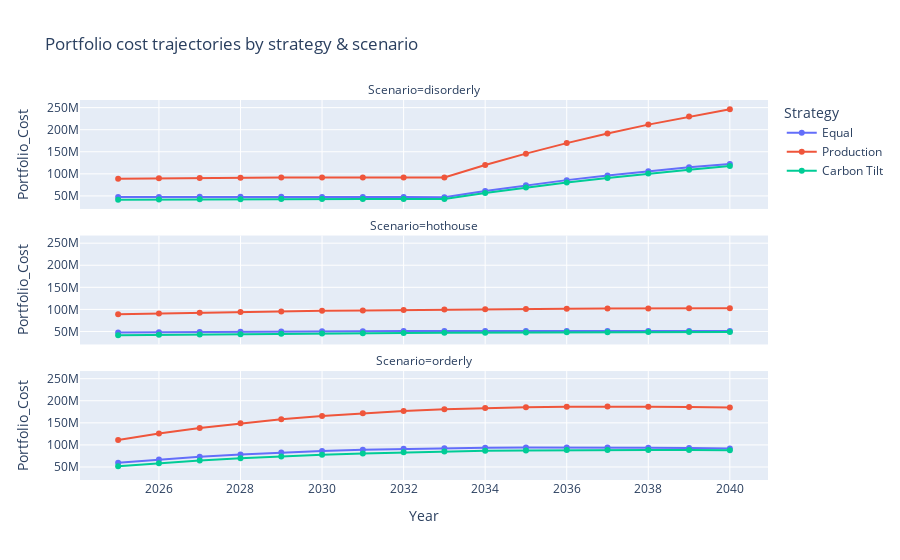
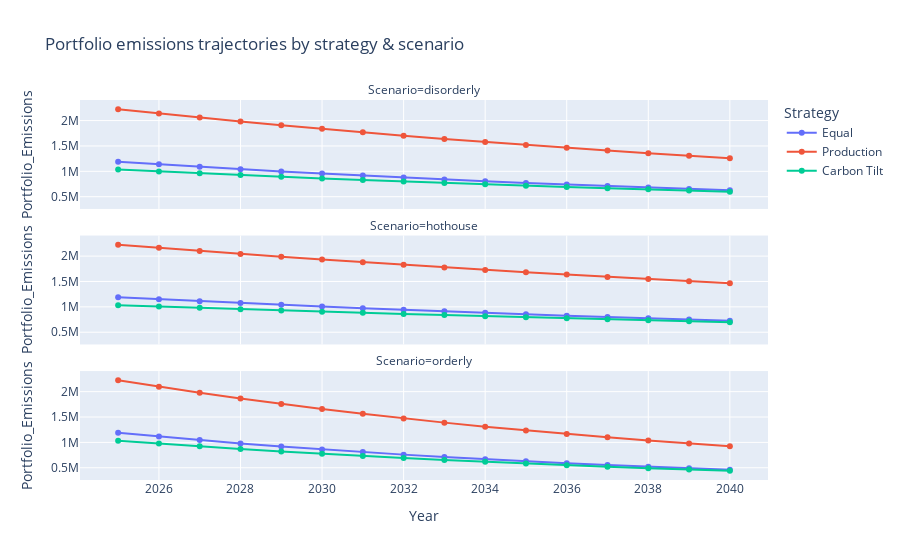

Notebook code cell kept with these figures, in order:
### Code cell
strategy_frames = []
for strategy_name, weight_col in MC_WEIGHT_STRATEGIES.items():
    port = compute_portfolio_trajectory(paths_df, weight_col, comp)
    port["Strategy"] = strategy_name
    strategy_frames.append(port)

port_all = pd.concat(strategy_frames, ignore_index=True)

fig = px.line(
    port_all,
    x="Year",
    y="Portfolio_Cost",
    color="Strategy",
    facet_col="Scenario",
    facet_col_wrap=1,
    title="Portfolio cost trajectories by strategy & scenario"
)
fig.update_traces(mode="lines+markers")
fig.show()

fig = px.line(
    port_all,
    x="Year",
    y="Portfolio_Emissions",
    color="Strategy",
    facet_col="Scenario",
    facet_col_wrap=1,
    title="Portfolio emissions trajectories by strategy & scenario"
)
fig.update_traces(mode="lines+markers")
fig.show()

port_summary = (
    port_all.loc[port_all["Year"].isin([2030, 2040])]
    .pivot_table(
        index=["Scenario", "Strategy"],
        columns="Year",
        values=["Portfolio_Cost", "Portfolio_Emissions"],
    )
)
port_summary.columns = [f"{metric}_{year}" for metric, year in port_summary.columns]
port_summary = port_summary.reset_index()

format_cols = port_summary.select_dtypes(include=[np.number]).columns
style = port_summary.style.format({col: "{0:,.0f}" for col in format_cols})
style = style.set_caption("Key portfolio metrics by strategy")
display(style)

### Figure 1 — Plotly figure (JSON) as saved in the notebook; plotly's stock layout.template omitted (floating-point values rounded to 4 significant figures)
{"data": [{"hovertemplate": "Strategy=Equal<br>Scenario=disorderly<br>Year=%{x}<br>Portfolio_Cost=%{y}<extra></extra>", "legendgroup": "Equal", "line": {"color": "#636efa", "dash": "solid"}, "marker": {"symbol": "circle"}, "mode": "lines+markers", "name": "Equal", "orientation": "v", "showlegend": true, "type": "scatter", "x": [2025, 2026, 2027, 2028, 2029, 2030, 2031, 2032, 2033, 2034, 2035, 2036, 2037, 2038, 2039, 2040], "xaxis": "x3", "y": [47560000.0, 47790000.0, 47920000.0, 47950000.0, 47910000.0, 47790000.0, 47600000.0, 47350000.0, 47040000.0, 61170000.0, 74050000.0, 85760000.0, 96390000.0, 106000000.0, 114700000.0, 122500000.0], "yaxis": "y3"}, {"hovertemplate": "Strategy=Equal<br>Scenario=hothouse<br>Year=%{x}<br>Portfolio_Cost=%{y}<extra></extra>", "legendgroup": "Equal", "line": {"color": "#636efa", "dash": "solid"}, "marker": {"symbol": "circle"}, "mode": "lines+markers", "name": "Equal", "orientation": "v", "showlegend": false, "type": "scatter", "x": [2025, 2026, 2027, 2028, 2029, 2030, 2031, 2032, 2033, 2034, 2035, 2036, 2037, 2038, 2039, 2040], "xaxis": "x2", "y": [47560000.0, 48280000.0, 48900000.0, 49440000.0, 49890000.0, 50270000.0, 50590000.0, 50830000.0, 51020000.0, 51150000.0, 51230000.0, 51250000.0, 51240000.0, 51170000.0, 51070000.0, 50940000.0], "yaxis": "y2"}, {"hovertemplate": "Strategy=Equal<br>Scenario=orderly<br>Year=%{x}<br>Portfolio_Cost=%{y}<extra></extra>", "legendgroup": "Equal", "line": {"color": "#636efa", "dash": "solid"}, "marker": {"symbol": "circle"}, "mode": "lines+markers", "name": "Equal", "orientation": "v", "showlegend": false, "type": "scatter", "x": [2025, 2026, 2027, 2028, 2029, 2030, 2031, 2032, 2033, 2034, 2035, 2036, 2037, 2038, 2039, 2040], "xaxis": "x", "y": [59450000.0, 66870000.0, 73150000.0, 78390000.0, 82710000.0, 86210000.0, 88970000.0, 91070000.0, 92590000.0, 93600000.0, 94140000.0, 94290000.0, 94070000.0, 93550000.0, 92760000.0, 91730000.0], "yaxis": "y"}, {"hovertemplate": "Strategy=Production<br>Scenario=disorderly<br>Year=%{x}<br>Portfolio_Cost=%{y}<extra></extra>", "legendgroup": "Production", "line": {"color": "#EF553B", "dash": "solid"}, "marker": {"symbol": "circle"}, "mode": "lines+markers", "name": "Production", "orientation": "v", "showlegend": true, "type": "scatter", "x": [2025, 2026, 2027, 2028, 2029, 2030, 2031, 2032, 2033, 2034, 2035, 2036, 2037, 2038, 2039, 2040], "xaxis": "x3", "y": [88970000.0, 89900000.0, 90640000.0, 91200000.0, 91600000.0, 91840000.0, 91940000.0, 91910000.0, 91760000.0, 119900000.0, 145800000.0, 169600000.0, 191500000.0, 211500000.0, 229800000.0, 246500000.0], "yaxis": "y3"}, {"hovertemplate": "Strategy=Production<br>Scenario=hothouse<br>Year=%{x}<br>Portfolio_Cost=%{y}<extra></extra>", "legendgroup": "Production", "line": {"color": "#EF553B", "dash": "solid"}, "marker": {"symbol": "circle"}, "mode": "lines+markers", "name": "Production", "orientation": "v", "showlegend": false, "type": "scatter", "x": [2025, 2026, 2027, 2028, 2029, 2030, 2031, 2032, 2033, 2034, 2035, 2036, 2037, 2038, 2039, 2040], "xaxis": "x2", "y": [88970000.0, 90820000.0, 92500000.0, 94020000.0, 95390000.0, 96620000.0, 97720000.0, 98680000.0, 99520000.0, 100300000.0, 100900000.0, 101400000.0, 101800000.0, 102100000.0, 102400000.0, 102500000.0], "yaxis": "y2"}, {"hovertemplate": "Strategy=Production<br>Scenario=orderly<br>Year=%{x}<br>Portfolio_Cost=%{y}<extra></extra>", "legendgroup": "Production", "line": {"color": "#EF553B", "dash": "solid"}, "marker": {"symbol": "circle"}, "mode": "lines+markers", "name": "Production", "orientation": "v", "showlegend": false, "type": "scatter", "x": [2025, 2026, 2027, 2028, 2029, 2030, 2031, 2032, 2033, 2034, 2035, 2036, 2037, 2038, 2039, 2040], "xaxis": "x", "y": [111200000.0, 125800000.0, 138400000.0, 149100000.0, 158100000.0, 165700000.0, 171900000.0, 176800000.0, 180600000.0, 183400000.0, 185400000.0, 186500000.0, 186900000.0, 186700000.0, 185900000.0, 184600000.0], "yaxis": "y"}, {"hovertemplate": "Strategy=Carbon Tilt<br>Scenario=disorderly<br>Year=%{x}<br>Portfolio_Cost=%{y}<extra></extra>", "legendgroup": "Carbon Tilt", "line": {"color": "#00cc96", "dash": "solid"}, "marker": {"symbol": "circle"}, "mode": "lines+markers", "name": "Carbon Tilt", "orientation": "v", "showlegend": true, "type": "scatter", "x": [2025, 2026, 2027, 2028, 2029, 2030, 2031, 2032, 2033, 2034, 2035, 2036, 2037, 2038, 2039, 2040], "xaxis": "x3", "y": [41340000.0, 41850000.0, 42260000.0, 42600000.0, 42850000.0, 43040000.0, 43160000.0, 43220000.0, 43230000.0, 56580000.0, 68930000.0, 80330000.0, 90850000.0, 100500000.0, 109400000.0, 117500000.0], "yaxis": "y3"}, {"hovertemplate": "Strategy=Carbon Tilt<br>Scenario=hothouse<br>Year=%{x}<br>Portfolio_Cost=%{y}<extra></extra>", "legendgroup": "Carbon Tilt", "line": {"color": "#00cc96", "dash": "solid"}, "marker": {"symbol": "circle"}, "mode": "lines+markers", "name": "Carbon Tilt", "orientation": "v", "showlegend": false, "type": "scatter", "x": [2025, 2026, 2027, 2028, 2029, 2030, 2031, 2032, 2033, 2034, 2035, 2036, 2037, 2038, 2039, 2040], "xaxis": "x2", "y": [41340000.0, 42270000.0, 43130000.0, 43910000.0, 44630000.0, 45280000.0, 45870000.0, 46410000.0, 46880000.0, 47310000.0, 47680000.0, 48010000.0, 48290000.0, 48530000.0, 48720000.0, 48880000.0], "yaxis": "y2"}, {"hovertemplate": "Strategy=Carbon Tilt<br>Scenario=orderly<br>Year=%{x}<br>Portfolio_Cost=%{y}<extra></extra>", "legendgroup": "Carbon Tilt", "line": {"color": "#00cc96", "dash": "solid"}, "marker": {"symbol": "circle"}, "mode": "lines+markers", "name": "Carbon Tilt", "orientation": "v", "showlegend": false, "type": "scatter", "x": [2025, 2026, 2027, 2028, 2029, 2030, 2031, 2032, 2033, 2034, 2035, 2036, 2037, 2038, 2039, 2040], "xaxis": "x", "y": [51680000.0, 58560000.0, 64520000.0, 69640000.0, 73990000.0, 77650000.0, 80680000.0, 83140000.0, 85090000.0, 86570000.0, 87630000.0, 88320000.0, 88670000.0, 88710000.0, 88490000.0, 88020000.0], "yaxis": "y"}], "layout": {"annotations": [{"font": {}, "showarrow": false, "text": "Scenario=orderly", "x": 0.5, "xanchor": "center", "xref": "paper", "y": 0.2867, "yanchor": "bottom", "yref": "paper"}, {"font": {}, "showarrow": false, "text": "Scenario=hothouse", "x": 0.5, "xanchor": "center", "xref": "paper", "y": 0.6433, "yanchor": "bottom", "yref": "paper"}, {"font": {}, "showarrow": false, "text": "Scenario=disorderly", "x": 0.5, "xanchor": "center", "xref": "paper", "y": 1.0, "yanchor": "bottom", "yref": "paper"}], "legend": {"title": {"text": "Strategy"}, "tracegroupgap": 0}, "title": {"text": "Portfolio cost trajectories by strategy & scenario"}, "xaxis": {"anchor": "y", "domain": [0, 1], "title": {"text": "Year"}}, "xaxis2": {"anchor": "y2", "domain": [0, 1], "matches": "x", "showticklabels": false}, "xaxis3": {"anchor": "y3", "domain": [0, 1], "matches": "x", "showticklabels": false}, "yaxis": {"anchor": "x", "domain": [0, 0.2867], "title": {"text": "Portfolio_Cost"}}, "yaxis2": {"anchor": "x2", "domain": [0.3567, 0.6433], "matches": "y", "title": {"text": "Portfolio_Cost"}}, "yaxis3": {"anchor": "x3", "domain": [0.7133, 1.0], "matches": "y", "title": {"text": "Portfolio_Cost"}}}}

### Figure 2 — Plotly figure (JSON) as saved in the notebook; plotly's stock layout.template omitted (floating-point values rounded to 4 significant figures)
{"data": [{"hovertemplate": "Strategy=Equal<br>Scenario=disorderly<br>Year=%{x}<br>Portfolio_Emissions=%{y}<extra></extra>", "legendgroup": "Equal", "line": {"color": "#636efa", "dash": "solid"}, "marker": {"symbol": "circle"}, "mode": "lines+markers", "name": "Equal", "orientation": "v", "showlegend": true, "type": "scatter", "x": [2025, 2026, 2027, 2028, 2029, 2030, 2031, 2032, 2033, 2034, 2035, 2036, 2037, 2038, 2039, 2040], "xaxis": "x3", "y": [1189000.0, 1138000.0, 1089000.0, 1042000.0, 998100.0, 955700.0, 915300.0, 876800.0, 840000.0, 804900.0, 771300.0, 739300.0, 708700.0, 679500.0, 651600.0, 624900.0], "yaxis": "y3"}, {"hovertemplate": "Strategy=Equal<br>Scenario=hothouse<br>Year=%{x}<br>Portfolio_Emissions=%{y}<extra></extra>", "legendgroup": "Equal", "line": {"color": "#636efa", "dash": "solid"}, "marker": {"symbol": "circle"}, "mode": "lines+markers", "name": "Equal", "orientation": "v", "showlegend": false, "type": "scatter", "x": [2025, 2026, 2027, 2028, 2029, 2030, 2031, 2032, 2033, 2034, 2035, 2036, 2037, 2038, 2039, 2040], "xaxis": "x2", "y": [1189000.0, 1149000.0, 1111000.0, 1075000.0, 1039000.0, 1005000.0, 972800.0, 941400.0, 911100.0, 881900.0, 853800.0, 826700.0, 800600.0, 775400.0, 751100.0, 727700.0], "yaxis": "y2"}, {"hovertemplate": "Strategy=Equal<br>Scenario=orderly<br>Year=%{x}<br>Portfolio_Emissions=%{y}<extra></extra>", "legendgroup": "Equal", "line": {"color": "#636efa", "dash": "solid"}, "marker": {"symbol": "circle"}, "mode": "lines+markers", "name": "Equal", "orientation": "v", "showlegend": false, "type": "scatter", "x": [2025, 2026, 2027, 2028, 2029, 2030, 2031, 2032, 2033, 2034, 2035, 2036, 2037, 2038, 2039, 2040], "xaxis": "x", "y": [1189000.0, 1115000.0, 1045000.0, 979900.0, 919000.0, 862100.0, 808800.0, 758900.0, 712300.0, 668600.0, 627600.0, 589300.0, 553400.0, 519700.0, 488200.0, 458600.0], "yaxis": "y"}, {"hovertemplate": "Strategy=Production<br>Scenario=disorderly<br>Year=%{x}<br>Portfolio_Emissions=%{y}<extra></extra>", "legendgroup": "Production", "line": {"color": "#EF553B", "dash": "solid"}, "marker": {"symbol": "circle"}, "mode": "lines+markers", "name": "Production", "orientation": "v", "showlegend": true, "type": "scatter", "x": [2025, 2026, 2027, 2028, 2029, 2030, 2031, 2032, 2033, 2034, 2035, 2036, 2037, 2038, 2039, 2040], "xaxis": "x3", "y": [2224000.0, 2141000.0, 2060000.0, 1983000.0, 1908000.0, 1837000.0, 1768000.0, 1702000.0, 1639000.0, 1578000.0, 1519000.0, 1462000.0, 1408000.0, 1356000.0, 1306000.0, 1258000.0], "yaxis": "y3"}, {"hovertemplate": "Strategy=Production<br>Scenario=hothouse<br>Year=%{x}<br>Portfolio_Emissions=%{y}<extra></extra>", "legendgroup": "Production", "line": {"color": "#EF553B", "dash": "solid"}, "marker": {"symbol": "circle"}, "mode": "lines+markers", "name": "Production", "orientation": "v", "showlegend": false, "type": "scatter", "x": [2025, 2026, 2027, 2028, 2029, 2030, 2031, 2032, 2033, 2034, 2035, 2036, 2037, 2038, 2039, 2040], "xaxis": "x2", "y": [2224000.0, 2162000.0, 2102000.0, 2044000.0, 1987000.0, 1932000.0, 1879000.0, 1827000.0, 1777000.0, 1728000.0, 1681000.0, 1635000.0, 1591000.0, 1547000.0, 1505000.0, 1464000.0], "yaxis": "y2"}, {"hovertemplate": "Strategy=Production<br>Scenario=orderly<br>Year=%{x}<br>Portfolio_Emissions=%{y}<extra></extra>", "legendgroup": "Production", "line": {"color": "#EF553B", "dash": "solid"}, "marker": {"symbol": "circle"}, "mode": "lines+markers", "name": "Production", "orientation": "v", "showlegend": false, "type": "scatter", "x": [2025, 2026, 2027, 2028, 2029, 2030, 2031, 2032, 2033, 2034, 2035, 2036, 2037, 2038, 2039, 2040], "xaxis": "x", "y": [2224000.0, 2097000.0, 1977000.0, 1864000.0, 1757000.0, 1657000.0, 1562000.0, 1473000.0, 1389000.0, 1310000.0, 1236000.0, 1166000.0, 1099000.0, 1037000.0, 978400.0, 923000.0], "yaxis": "y"}, {"hovertemplate": "Strategy=Carbon Tilt<br>Scenario=disorderly<br>Year=%{x}<br>Portfolio_Emissions=%{y}<extra></extra>", "legendgroup": "Carbon Tilt", "line": {"color": "#00cc96", "dash": "solid"}, "marker": {"symbol": "circle"}, "mode": "lines+markers", "name": "Carbon Tilt", "orientation": "v", "showlegend": true, "type": "scatter", "x": [2025, 2026, 2027, 2028, 2029, 2030, 2031, 2032, 2033, 2034, 2035, 2036, 2037, 2038, 2039, 2040], "xaxis": "x3", "y": [1034000.0, 996300.0, 960500.0, 926000.0, 892800.0, 860800.0, 830100.0, 800400.0, 771900.0, 744400.0, 718000.0, 692500.0, 668000.0, 644300.0, 621600.0, 599600.0], "yaxis": "y3"}, {"hovertemplate": "Strategy=Carbon Tilt<br>Scenario=hothouse<br>Year=%{x}<br>Portfolio_Emissions=%{y}<extra></extra>", "legendgroup": "Carbon Tilt", "line": {"color": "#00cc96", "dash": "solid"}, "marker": {"symbol": "circle"}, "mode": "lines+markers", "name": "Carbon Tilt", "orientation": "v", "showlegend": false, "type": "scatter", "x": [2025, 2026, 2027, 2028, 2029, 2030, 2031, 2032, 2033, 2034, 2035, 2036, 2037, 2038, 2039, 2040], "xaxis": "x2", "y": [1034000.0, 1007000.0, 980200.0, 954600.0, 929800.0, 905700.0, 882200.0, 859400.0, 837200.0, 815700.0, 794700.0, 774300.0, 754500.0, 735300.0, 716500.0, 698300.0], "yaxis": "y2"}, {"hovertemplate": "Strategy=Carbon Tilt<br>Scenario=orderly<br>Year=%{x}<br>Portfolio_Emissions=%{y}<extra></extra>", "legendgroup": "Carbon Tilt", "line": {"color": "#00cc96", "dash": "solid"}, "marker": {"symbol": "circle"}, "mode": "lines+markers", "name": "Carbon Tilt", "orientation": "v", "showlegend": false, "type": "scatter", "x": [2025, 2026, 2027, 2028, 2029, 2030, 2031, 2032, 2033, 2034, 2035, 2036, 2037, 2038, 2039, 2040], "xaxis": "x", "y": [1034000.0, 976000.0, 921700.0, 870500.0, 822100.0, 776500.0, 733500.0, 692900.0, 654500.0, 618400.0, 584200.0, 552000.0, 521600.0, 492800.0, 465700.0, 440100.0], "yaxis": "y"}], "layout": {"annotations": [{"font": {}, "showarrow": false, "text": "Scenario=orderly", "x": 0.5, "xanchor": "center", "xref": "paper", "y": 0.2867, "yanchor": "bottom", "yref": "paper"}, {"font": {}, "showarrow": false, "text": "Scenario=hothouse", "x": 0.5, "xanchor": "center", "xref": "paper", "y": 0.6433, "yanchor": "bottom", "yref": "paper"}, {"font": {}, "showarrow": false, "text": "Scenario=disorderly", "x": 0.5, "xanchor": "center", "xref": "paper", "y": 1.0, "yanchor": "bottom", "yref": "paper"}], "legend": {"title": {"text": "Strategy"}, "tracegroupgap": 0}, "title": {"text": "Portfolio emissions trajectories by strategy & scenario"}, "xaxis": {"anchor": "y", "domain": [0, 1], "title": {"text": "Year"}}, "xaxis2": {"anchor": "y2", "domain": [0, 1], "matches": "x", "showticklabels": false}, "xaxis3": {"anchor": "y3", "domain": [0, 1], "matches": "x", "showticklabels": false}, "yaxis": {"anchor": "x", "domain": [0, 0.2867], "title": {"text": "Portfolio_Emissions"}}, "yaxis2": {"anchor": "x2", "domain": [0.3567, 0.6433], "matches": "y", "title": {"text": "Portfolio_Emissions"}}, "yaxis3": {"anchor": "x3", "domain": [0.7133, 1.0], "matches": "y", "title": {"text": "Portfolio_Emissions"}}}}
